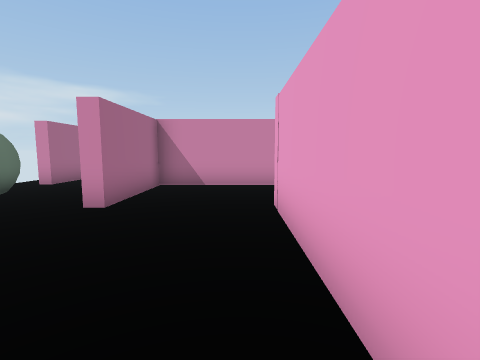
View 1 (above)

24 first-person views from a walk through a scene from a Unity 3-D project. The camera is 0.51 m above the floor, tilts 6° down and sees 85° across. The floor is counted in squares, 0.5 m on a side. Each view is taken from the middle of a square. On the plan, view 1 faces up. The plan holds only what a view shows up to about 11 squares ahead; the rest is blank.

View 2
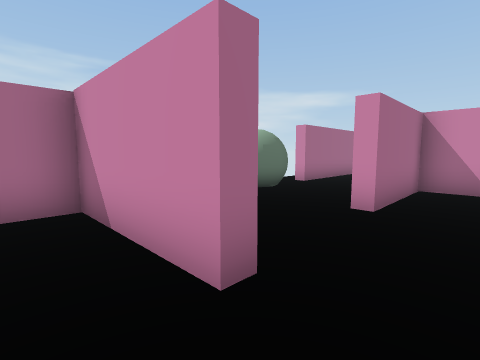

View 3
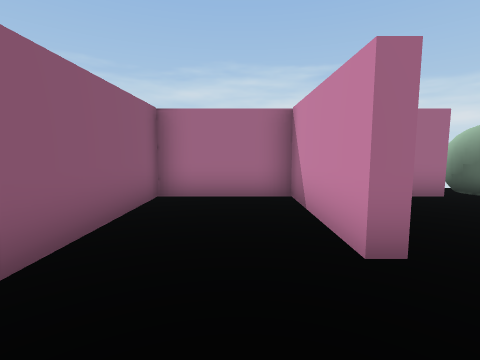

View 4
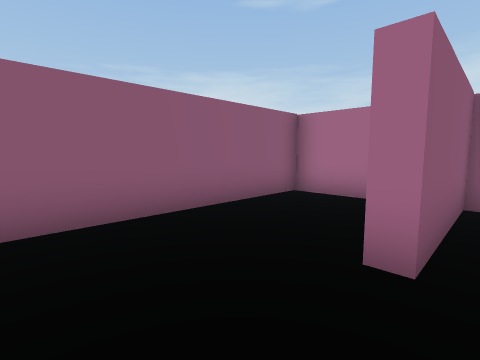

View 5
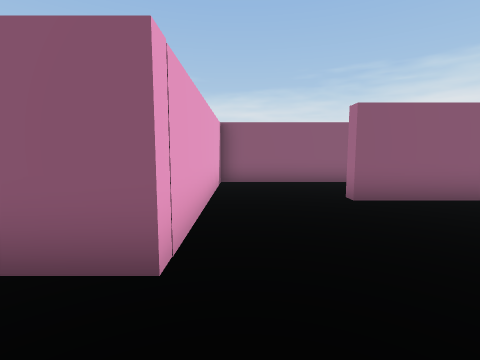

View 6
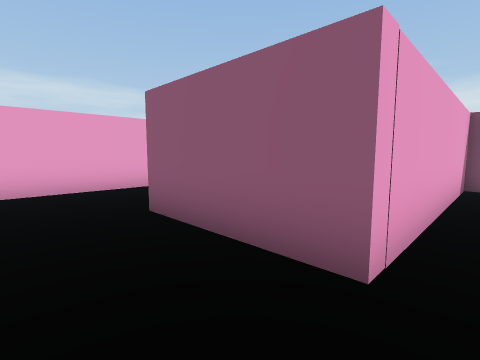

View 7
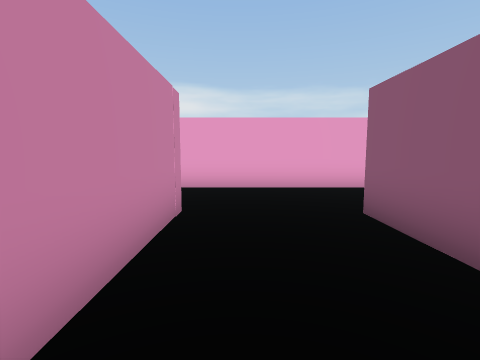

View 8
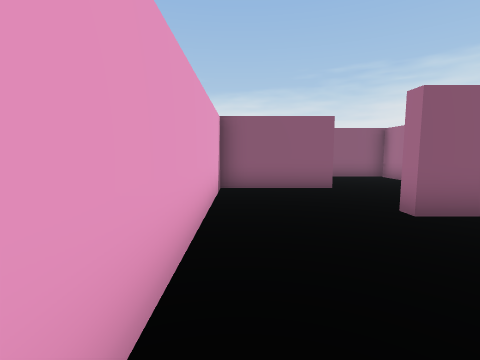

View 9
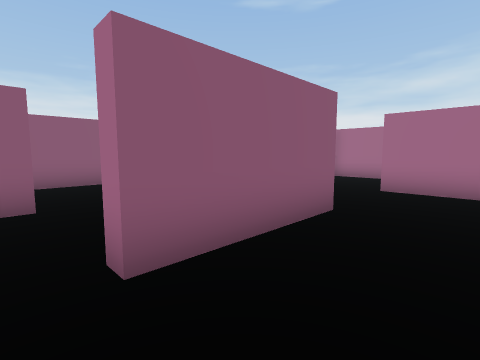

View 10
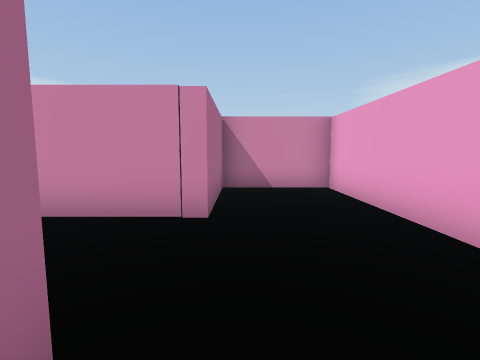

View 11
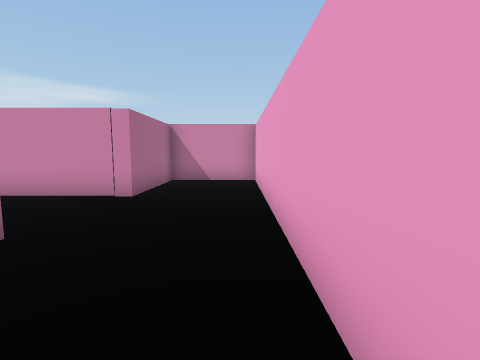

View 12
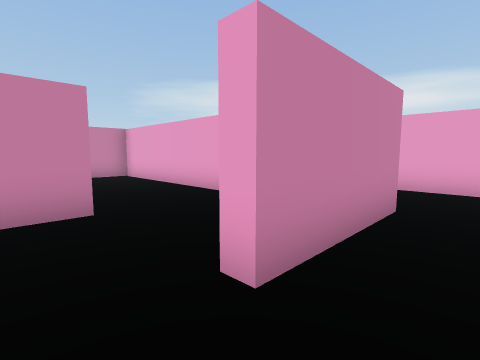

View 13
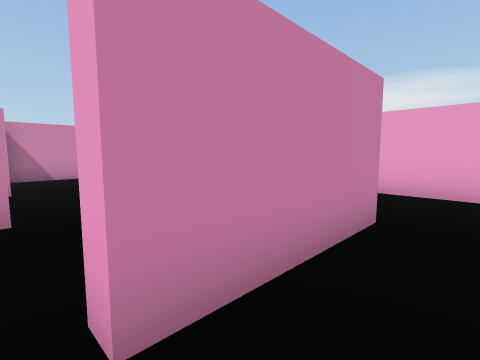

View 14
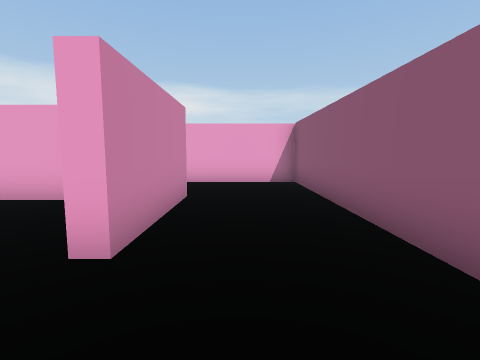

View 15
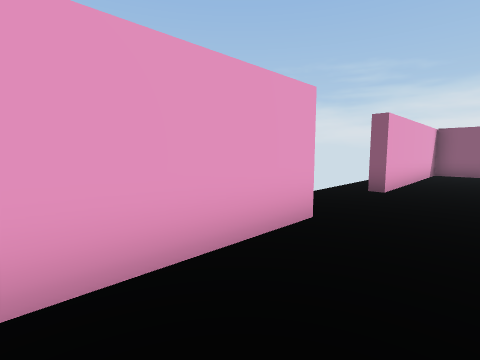

View 16
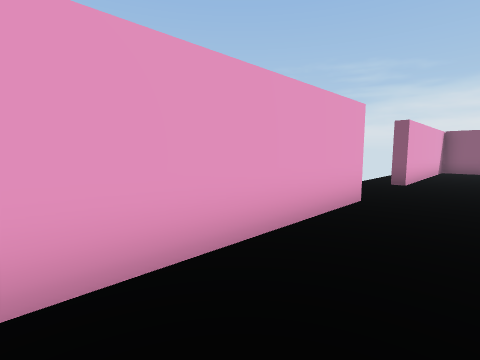

View 17
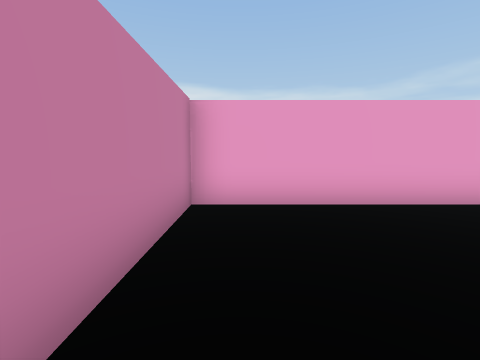

View 18
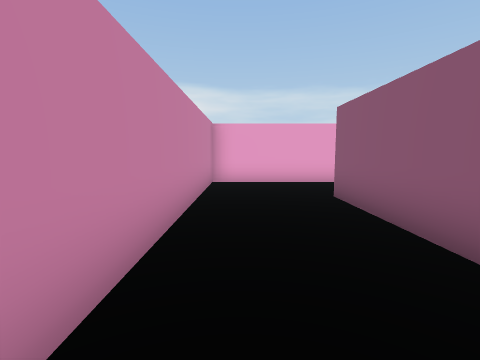

View 19
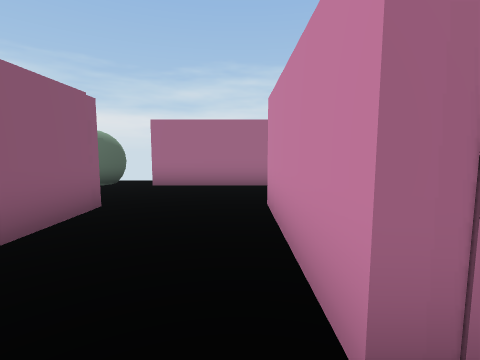

View 20
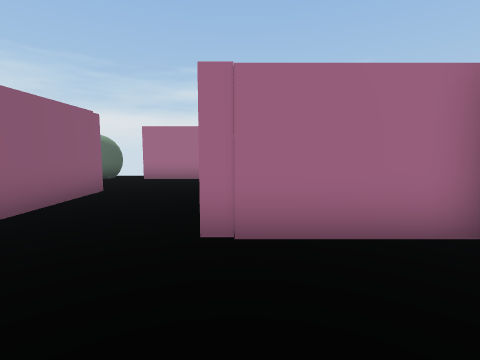

View 21
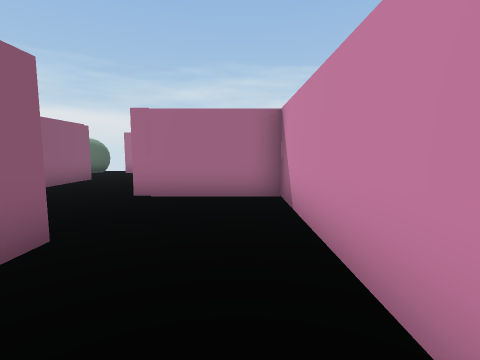

View 22
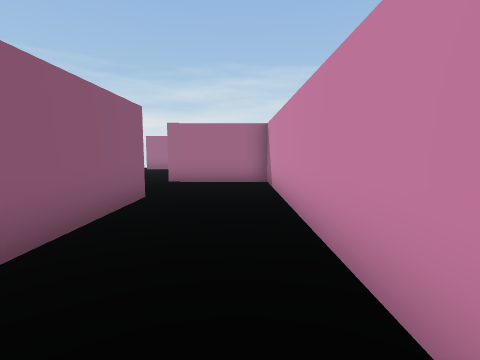

View 23
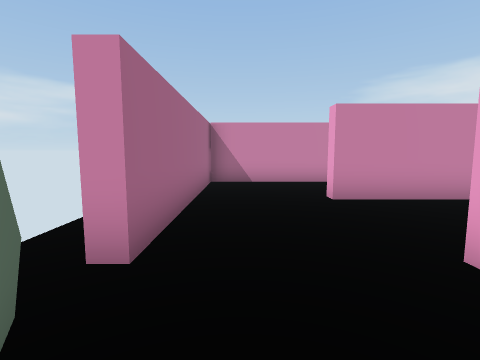

View 24
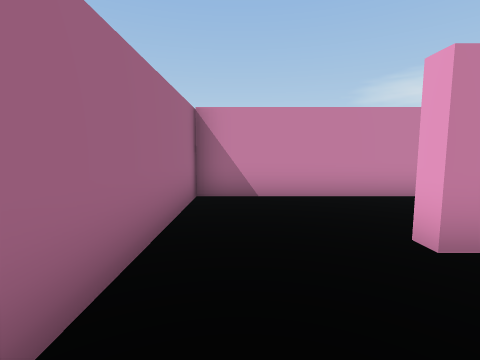

### Floor plan
Ten units are one square. View 1 is at (0, 0); x grows to the right and y downward. Boxes are objects, and circles mark ways between rooms. Rooms are numbered by the first view taken in them; rooms with no view inside come last. Other rooms are left out.
<svg viewBox="-80 -157 200 181">
<path fill="none" stroke="#000" d="M-60 -45 -60 -16 -24 -16 -24 -12 -60 -12 -60 19 7 19 7 -50M-4 -80 -24 -80 -24 -48 -30 -48M44 -12 44 -16 76 -16 76 -115 45 -115 45 -80 -4 -80M7 -50 43 -50 43 -46 31 -46M10 5 10 19 35 19M41 -119 80 -119M-30 -84 2 -84M111 -82 111 -149 10 -149 10 -115 -30 -115 -30 -120M80 -12 44 -12M-60 -125 -60 -83M35 19 111 19 111 -47 115 -47M-60 -83 -65 -83M-9 -149 -60 -149M-60 -152 -60 -125"/>
<rect x="-75" y="-75" width="20" height="30" fill="#bbb"><title>other object</title></rect>
<circle cx="5" cy="-65" r="3" fill="#2a7"/>
<circle cx="-45" cy="-40" r="3" fill="#2a7"/>
<circle cx="40" cy="5" r="3" fill="#2a7"/>
<circle cx="-45" cy="-85" r="3" fill="#2a7"/>
<circle cx="-45" cy="-120" r="3" fill="#2a7"/>
<text x="-20" y="-20">1</text>
<text x="50" y="-50">2</text>
<text x="30" y="-90">3</text>
<text x="-60" y="-50">4</text>
<text x="-30" y="-140">5</text>
</svg>
Room 1 opens to room 2. Room 1 opens to room 4. Room 2 opens to room 3. Room 3 opens to room 4. Room 3 opens to room 5.

Where each view was taken, in squares from view 1:
view 1: 0 up, 0 right, facing up
view 2: 0 up, 1 left, facing up-left
view 3: 0 up, 0 right, facing left
view 4: 2 up, 0 right, facing down-left
view 5: 7 up, 0 right, facing down
view 6: 7 up, 0 right, facing down-right
view 7: 7 up, 0 right, facing right
view 8: 9 up, 7 right, facing down
view 9: 7 up, 5 right, facing down-left
view 10: 4 up, 5 right, facing up
view 11: 2 up, 7 right, facing up
view 12: 0 up, 3 right, facing up-right
view 13: 0 up, 4 right, facing up-right
view 14: 0 up, 2 right, facing right
view 15: 12 up, 9 right, facing down-right
view 16: 14 up, 9 right, facing down-right
view 17: 14 up, 6 right, facing right
view 18: 14 up, 2 right, facing right
view 19: 11 up, 2 right, facing left
view 20: 12 up, 4 right, facing left
view 21: 14 up, 7 right, facing left
view 22: 14 up, 10 right, facing left
view 23: 6 up, 5 left, facing up
view 24: 9 up, 5 left, facing up
